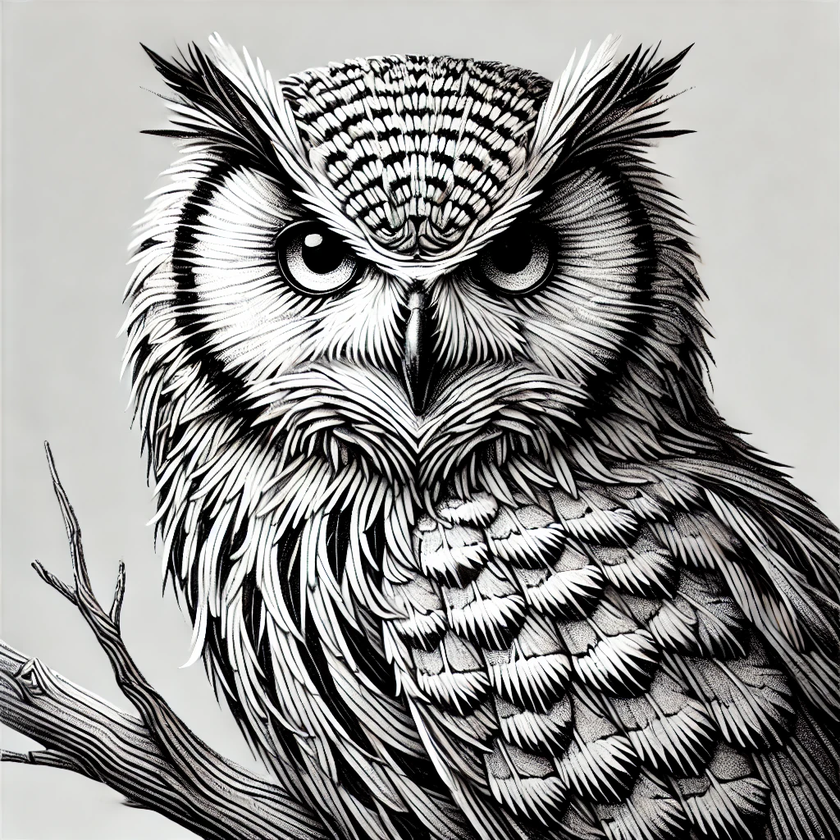
#> input picture owl.png, 840 x 840 px, shrunk from 1024 x 1024 before the run
$ jupyter execute FFT.ipynb
#> lines starting #> are read from the running program, lines starting #| are printed output that depends on the picture; after the words box and inside, x2 and y2 are one past the last pixel; in counts of white or black regions, pixels touching at a corner belong together
# FFT Image Compressions
A Python implementation of 2D Fast Fourier Transform (FFT) based image compression.

## Image Generation

[cell 1]
from PIL import Image, ImageDraw
import numpy as np
import matplotlib.pyplot as plt

def create_striped_image(width, height, spacing, thickness=1, orientation='vertical'):
    # create an image with stripes - vertical and horizontal, with variable thickness
#> called with width = 100, height = 100, spacing = 5, thickness = 1, orientation = 'vertical'
    img = Image.new("RGB", (width, height), "black")
#> img: PIL image 100x100 RGB; every value is 0
    draw = ImageDraw.Draw(img)

    if orientation == 'vertical':
        for x in range(0, width, spacing):
            draw.line([(x, 0), (x, height)], fill="white", width=thickness)
    elif orientation == 'horizontal':
        for y in range(0, height, spacing):
            draw.line([(0, y), (width, y)], fill="white", width=thickness)

    return img

def create_dot_image(width, height, spacing, dot_size=1):
    # create an image with regularly spaced square dots
    img = Image.new("RGB", (width, height), "black")
    draw = ImageDraw.Draw(img)

    for x in range(0, width, spacing):
        for y in range(0, height, spacing):
            draw.rectangle([x, y, x + dot_size, y + dot_size], fill="white")

    return img

# test all images
fig, axes = plt.subplots(1, 3, figsize=(12, 4))

vertical = create_striped_image(100, 100, spacing=5, thickness=1, orientation='vertical')
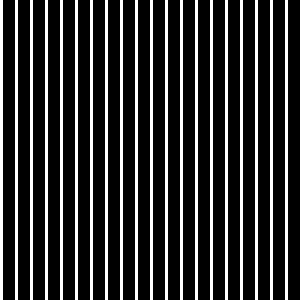
#> vertical: PIL image 100x100 RGB (shown 3 times larger); 20% white in thin lines or dots
horizontal = create_striped_image(100, 100, spacing=5, thickness=1, orientation='horizontal')
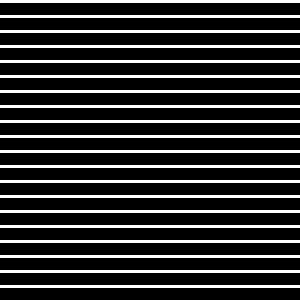
#> horizontal: PIL image 100x100 RGB (shown 3 times larger); 20% white in thin lines or dots
dots = create_dot_image(100, 100, spacing=5, dot_size=1)
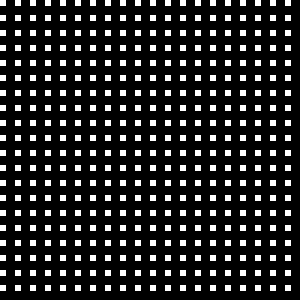
#> dots: PIL image 100x100 RGB (shown 3 times larger); 16% white in thin lines or dots

axes[0].imshow(vertical)
axes[0].set_title('Vertical stripes')
axes[1].imshow(horizontal)
axes[1].set_title('Horizontal stripes')
axes[2].imshow(dots)
axes[2].set_title('Dots')

plt.tight_layout()
plt.show()
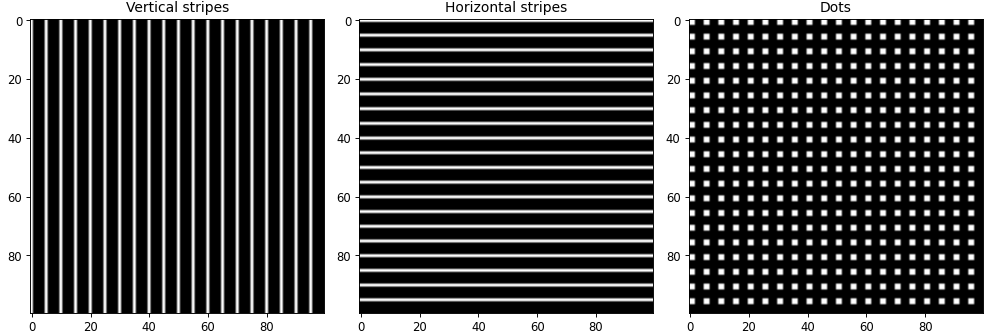
#> figure drawn by matplotlib, 3 panels

## FFT & Power Spectrum

[cell 2]
def compute_fft(img):
    # compute 2D FFT and power spectrum of an image
    # convert to grayscale numpy array
    img_gray = np.array(img.convert("L"))
#> img_gray: shape (100, 100); 20% white in thin lines or dots

    # compute 2D FFT
    fft_result = np.fft.fft2(img_gray)

    # shift zero frequency to centre for better visualisation
    fft_shifted = np.fft.fftshift(fft_result)

    # power spectrum and log power spectrum
    power_spectrum = np.abs(fft_shifted) ** 2.0
    log_power_spectrum = np.log(1.0 + power_spectrum)
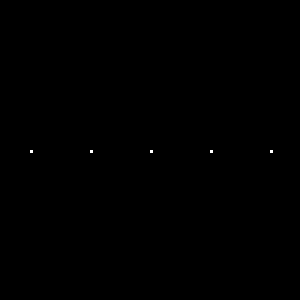
#> log_power_spectrum: shape (100, 100) float64 (shown 3 times larger); values 0 (black) and 26.28 (white), 0.05% white in thin lines or dots, all inside (x1, y1, x2, y2) = (10, 50, 91, 51)

    return fft_result, power_spectrum, log_power_spectrum

def plot_fft(img, title):
    # plot original image alongside its log power spectrum
    fft_result, power_spectrum, log_power_spectrum = compute_fft(img)

    fig, axes = plt.subplots(1, 2, figsize=(10, 4))
    axes[0].imshow(img)
    axes[0].set_title(f'Original: {title}')
    axes[1].imshow(log_power_spectrum, cmap='gray')
    axes[1].set_title(f'Log Power Spectrum: {title}')
    plt.tight_layout()
    plt.show()

# plot power spectra for all three images
plot_fft(vertical, 'Vertical stripes')
plot_fft(horizontal, 'Horizontal stripes')
#> in compute_fft (call 2), `img_gray = np.array(img.convert("L"))`: img_gray: shape (100, 100); 20% white in thin lines or dots
#> in compute_fft (call 2), `log_power_spectrum = np.log(1.0 + power_spectrum)`: log_power_spectrum: shape (100, 100) float64; values 0 (black) and 26.28 (white), 0.05% white in thin lines or dots, all inside (x1, y1, x2, y2) = (50, 10, 51, 91)
plot_fft(dots, 'Dots')
#> in compute_fft (call 3), `img_gray = np.array(img.convert("L"))`: img_gray: shape (100, 100); 16% white in thin lines or dots

[cell 3]
def compute_ifft(fft_result):
    # inverse FFT to reconstruct image
    ifft_result = np.fft.ifft2(fft_result)
    return np.abs(ifft_result)

# verify reconstruction on vertical stripes
fft_result, _, _ = compute_fft(vertical)
reconstructed = compute_ifft(fft_result)

fig, axes = plt.subplots(1, 2, figsize=(10, 4))
axes[0].imshow(vertical)
axes[0].set_title('Original')
axes[1].imshow(reconstructed, cmap='gray')
axes[1].set_title('Reconstructed via inverse FFT')
plt.tight_layout()
plt.show()

## Thresholding

[cell 4]
from scipy import optimize

def threshold_fft(fft_result, T):
    # set FFT coefficients below threshold T to zero
    fft_threshold = fft_result.copy()
    fft_threshold[np.abs(fft_result) < T] = 0
    return fft_threshold

def calc_g(fft_result, T):
    # count non-zero coefficients after thresholding
    fft_threshold = threshold_fft(fft_result, T)
    g = np.count_nonzero(fft_threshold)
    return g, fft_threshold

# load owl image
owl = Image.open("owl.png").convert("L")
owl_array = np.array(owl)
M, N = owl_array.shape
#> M = 840; N = 840

# compute FFT
owl_fft = np.fft.fft2(owl_array)

# calculate g(T) for a range of T values
T_values = np.logspace(0, 6, 100)
g_values = [calc_g(owl_fft, T)[0] for T in T_values]
#> in calc_g, `g = np.count_nonzero(fft_threshold)`: g = 705600
#> g_values = 100 values, max 705600 at index 0, min 419 at index 99, mean 489905.5

# plot g(T)
plt.figure(figsize=(8, 4))
plt.plot(T_values, g_values)
plt.xscale('log')
plt.xlabel('Threshold T')
plt.ylabel('g(T) — non-zero coefficients')
plt.title('Number of non-zero FFT coefficients vs Threshold')
plt.grid(True)
plt.savefig('gT_curve.png', dpi=150, bbox_inches='tight')
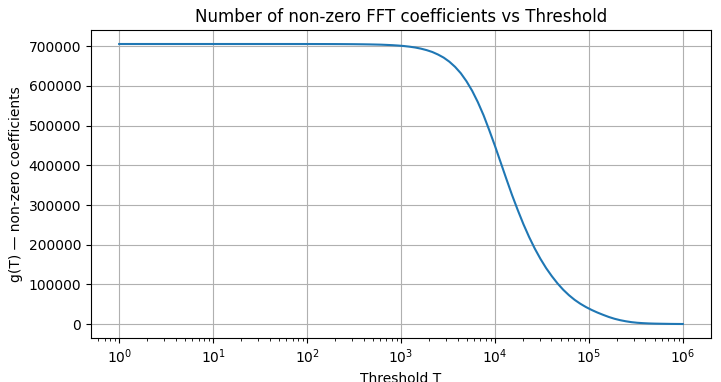
#> figure drawn by matplotlib, 1 panel; curve peaks at x = 1, y = 705600
plt.show()

## Image Compression

[cell 5]
def compress_image(fft_result, r, M, N):
    # compress image to a given ratio r = g(T)/(M*N)
    # find threshold T that gives compression ratio r
    h = lambda T: calc_g(fft_result, T)[0] - r * M * N
    T = optimize.bisect(h, 1, 1e6)

    # apply threshold
    _, fft_threshold = calc_g(fft_result, T)

    # reconstruct image
    compressed = np.abs(np.fft.ifft2(fft_threshold))

    # calculate actual compression ratio
    actual_r = calc_g(fft_result, T)[0] / (M * N)
    print(f"Target r={r:.4f}, Actual r={actual_r:.4f}, T={T:.2f}")

    return compressed

# plot original vs compressed at different ratios
ratios = [1/10, 1/100, 1/200]
fig, axes = plt.subplots(1, 4, figsize=(16, 4))

axes[0].imshow(owl_array, cmap='gray')
axes[0].set_title('Original')

for i, r in enumerate(ratios):
    compressed = compress_image(owl_fft, r, M, N)
    axes[i+1].imshow(compressed, cmap='gray')
    axes[i+1].set_title(f'r = 1/{int(1/r)}')
#> this loop made 3 passes
#> (T in compress_image, actual_r in compress_image) on passes 1 to 3: (62991.3, 0.1), (250236.2, 0.01), (327052.1, 0.005)
#| Target r=0.1000, Actual r=0.1000, T=62991.27
#| Target r=0.0100, Actual r=0.0100, T=250236.17
#| Target r=0.0050, Actual r=0.0050, T=327052.12
#> pass 1, in compress_image, `compressed = np.abs(np.fft.ifft2(fft_threshold))`:
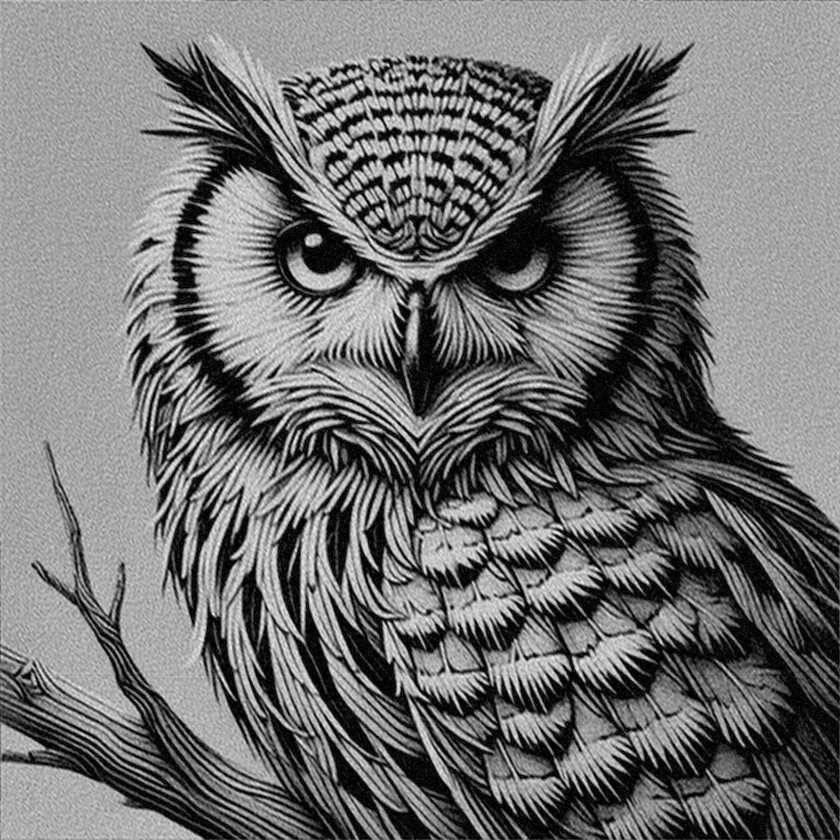
#> compressed: shape (840, 840) float64; min 0.0114, max 324.9, mean 147.2; drawn with min black and max white
#> pass 2, in compress_image (call 2), `compressed = np.abs(np.fft.ifft2(fft_threshold))`:
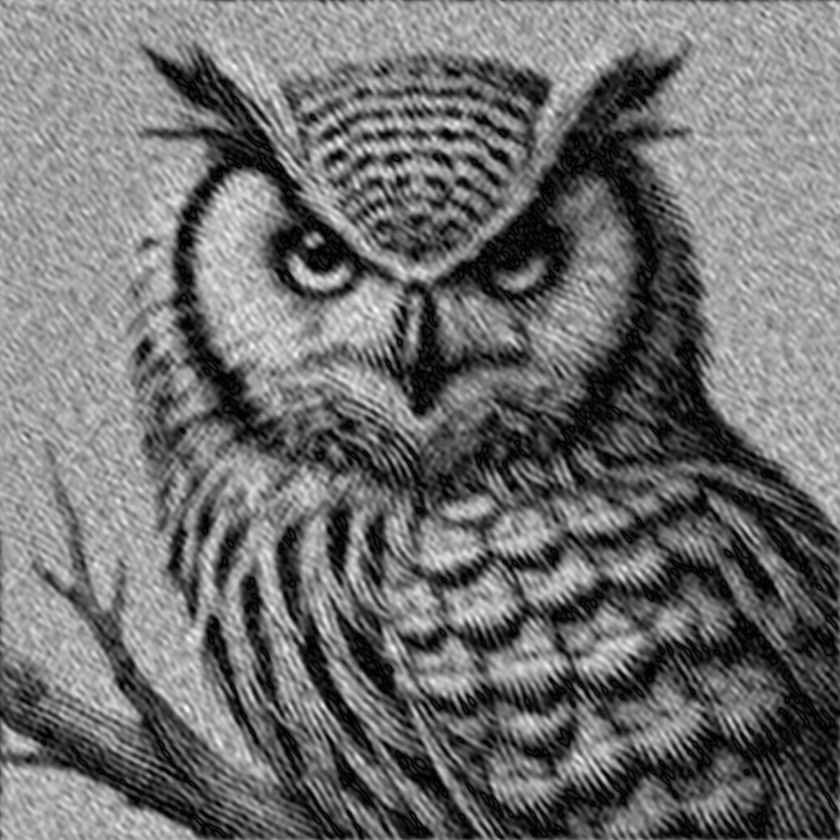
#> compressed: shape (840, 840) float64; min 0.000562, max 332.1, mean 146.4; drawn with min black and max white
#> pass 3, in compress_image (call 3), `compressed = np.abs(np.fft.ifft2(fft_threshold))`:
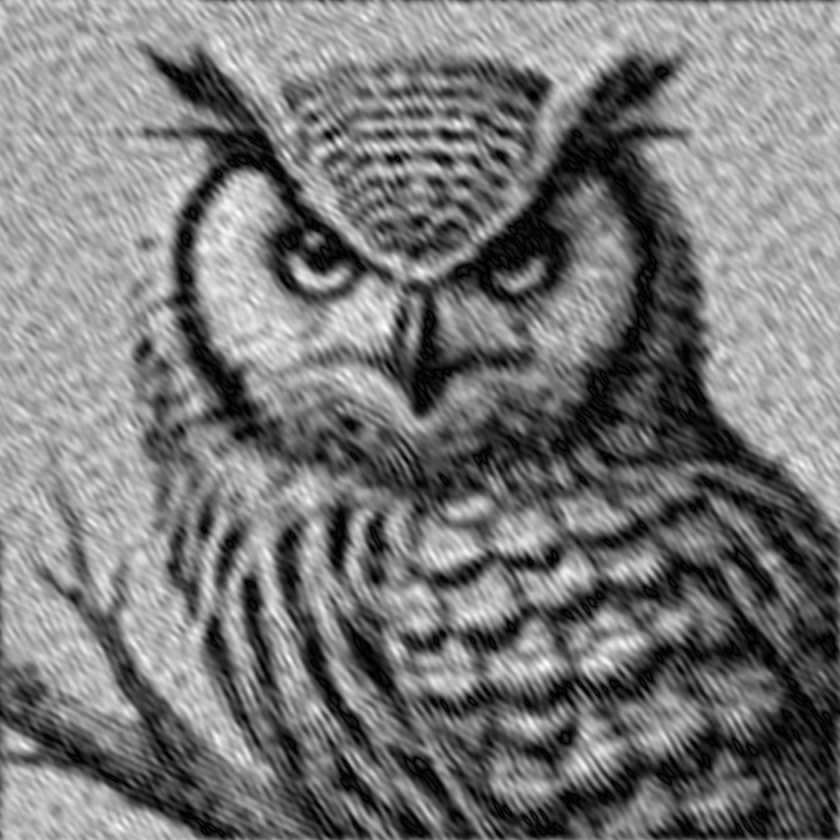
#> compressed: shape (840, 840) float64; min 0.0243, max 308.4, mean 146; drawn with min black and max white

plt.savefig('compression_results.png', dpi=150, bbox_inches='tight')

plt.tight_layout()
plt.show()
